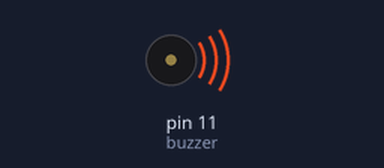
This sketch was run on a simulated Arduino Uno, built with avr-gcc and run on an emulated ATmega328P. Shown: buzzer (waves = sounding).

Above: at 0.1 s.
Timing chart, 0 to 40.0 s (numbered marks = the images above):
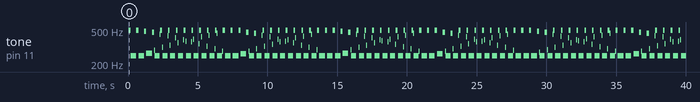

The sketch:

buzzer.ino
```cpp
int buzzer=11;//設置控制蜂鳴器的數位IO腳
void setup()
{
pinMode(buzzer,OUTPUT);//設置數位IO腳模式，OUTPUT為轀出
}
void loop()
{
unsigned char i,j;//定義變數
while(1)
{
for(i=0;i<80;i++)//轀出一個頻率的聲音
{
digitalWrite(buzzer,HIGH);//發聲音
delay(1);//延時1ms
digitalWrite(buzzer,LOW);//不發聲音
delay(1);//延時ms
}
for(i=0;i<100;i++)//轀出另一個頻率癿聲音
{
digitalWrite(buzzer,HIGH);//發聲音
delay(2);//延時2ms
digitalWrite(buzzer,LOW);//不發聲音
delay(2);//延時2ms
}
}
}
```

Measured:
- by itself, tone on pin 11 (buzzer): plays 496 Hz for 0.16 s, 249 Hz for 0.40 s, 496 Hz for 0.16 s, 249 Hz for 0.40 s, 483 Hz for 0.16 s, 268 Hz for 0.40 s … (241 notes in this stretch)
